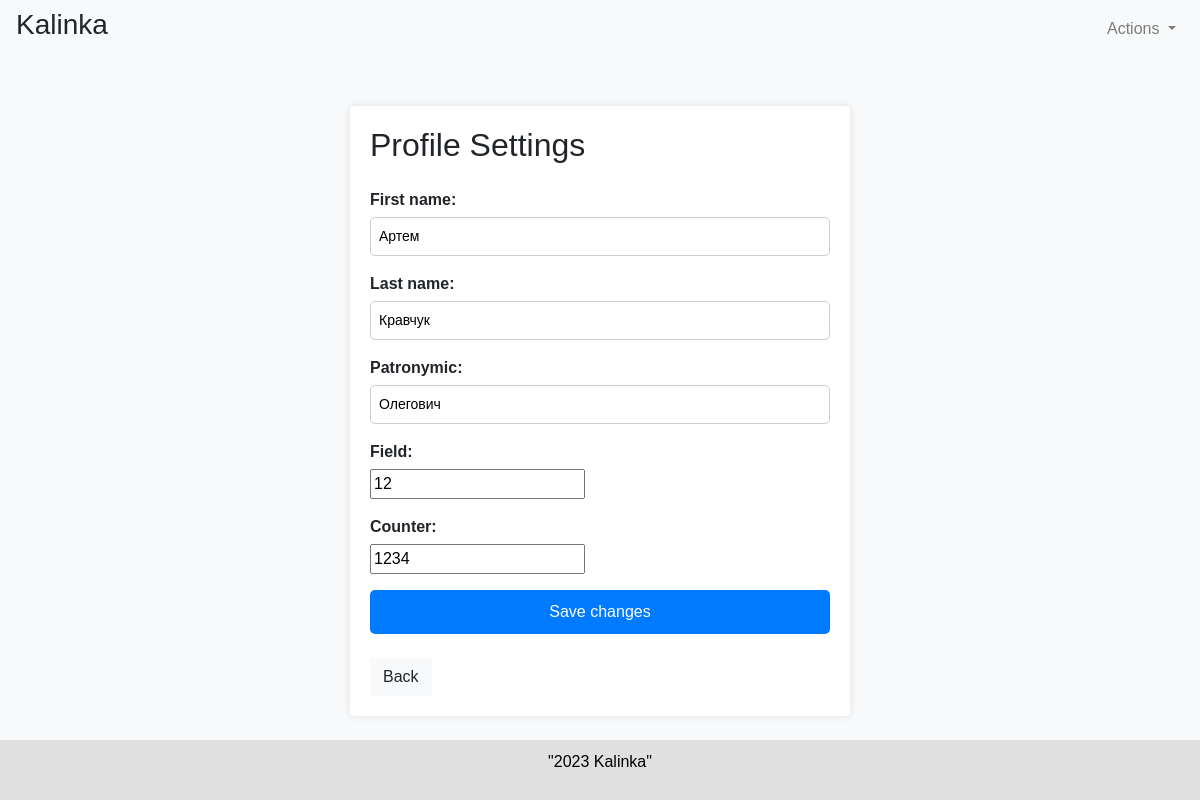
Before: /settings/artem/ (signed in) with the older database file.
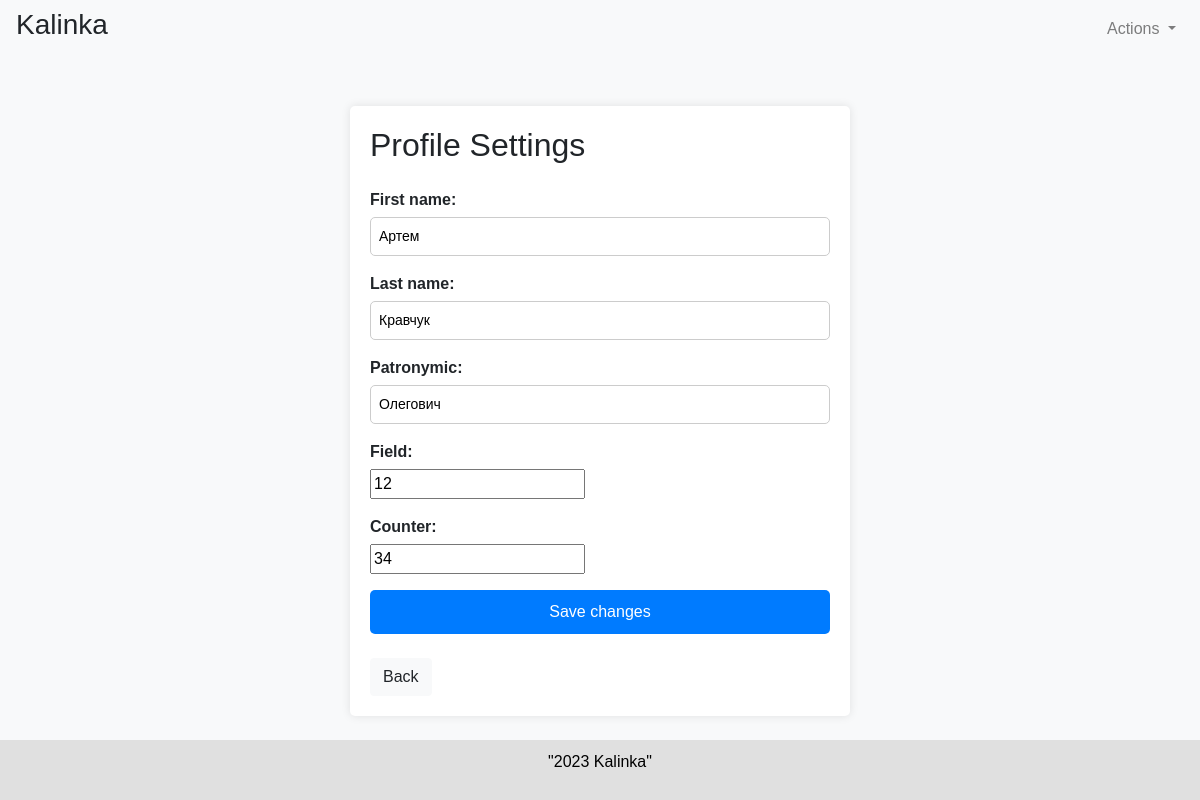
After: the same page with the newer database file.
### vebschet/models.py (models this page shows, shortened)
class UserProfile(models.Model):
    objects = None
    user = models.OneToOneField(User, on_delete=models.CASCADE)
    first_name = models.CharField(max_length=100, null=True, blank=True)
    last_name = models.CharField(max_length=100, null=True, blank=True)
    patronymic = models.CharField(max_length=100, null=True, blank=True)
    field = models.IntegerField(null=True, blank=True)
    counter = models.IntegerField(null=True, blank=True)
    class Meta:
        app_label = 'vebschet'

### vebschet/views.py (the view)
# urls.py: path('settings/<str:username>/', vebschet_views.settings, name='settings'),
@login_required
def settings(request, username):
    if username != request.user.username:
        return redirect('profile', username=request.user.username)
    user = User.objects.get(username=username)
    user_profile = UserProfile.objects.get(user=user)
    if request.method == 'POST':
        form = UserProfileForm(request.POST, instance=user_profile)
        if form.is_valid():
            form.save()
            messages.success(request, 'Profile updated successfully')
            return redirect('counter', username=username)
    else:
        form = UserProfileForm(instance=user_profile)
    return render(request, 'vebschet/settings.html', {'form': form})

### vebschet/forms.py
class UserProfileForm(forms.ModelForm):
    class Meta:
        model = UserProfile
        fields = ['first_name', 'last_name', 'patronymic', 'field', 'counter']

### vebschet/templates/vebschet/settings.html (shortened to what this page needs)
{% extends "base_generic.html" %}
{% block content %}
<div class="custom-container my-5">
  <h2 class="mb-4">Profile Settings</h2>
  <form method="POST" class="mb-4">
    {{ form.as_p }}
    <button type="submit" class="btn btn-primary">Save changes</button>
  </form>
  <a href="{% url 'counter' username=request.user.username %}" class="btn btn-light">Back</a>
</div>
{% endblock %}

Changed rows visible on the page:
changed UserProfile "Артем": counter "1234" → "34"
